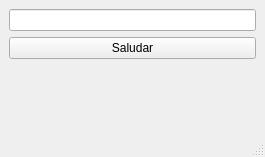
<?xml version="1.0" encoding="UTF-8"?>
<ui version="4.0">
 <class>MainWindow</class>
 <widget class="QMainWindow" name="MainWindow">
  <property name="geometry">
   <rect>
    <x>0</x>
    <y>0</y>
    <width>265</width>
    <height>157</height>
   </rect>
  </property>
  <property name="windowTitle">
   <string>MainWindow</string>
  </property>
  <widget class="QWidget" name="centralwidget">
   <layout class="QVBoxLayout" name="verticalLayout">
    <item>
     <widget class="QLineEdit" name="txtSaludo"/>
    </item>
    <item>
     <widget class="QPushButton" name="btnSaludo">
      <property name="text">
       <string>Saludar</string>
      </property>
     </widget>
    </item>
    <item>
     <widget class="QLabel" name="lblSaludo">
      <property name="font">
       <font>
        <pointsize>20</pointsize>
       </font>
      </property>
      <property name="text">
       <string/>
      </property>
     </widget>
    </item>
    <item>
     <spacer name="verticalSpacer">
      <property name="orientation">
       <enum>Qt::Vertical</enum>
      </property>
      <property name="sizeHint" stdset="0">
       <size>
        <width>20</width>
        <height>40</height>
       </size>
      </property>
     </spacer>
    </item>
   </layout>
  </widget>
  <widget class="QMenuBar" name="menubar">
   <property name="geometry">
    <rect>
     <x>0</x>
     <y>0</y>
     <width>265</width>
     <height>17</height>
    </rect>
   </property>
  </widget>
  <widget class="QStatusBar" name="statusbar"/>
 </widget>
 <resources/>
 <connections/>
</ui>
